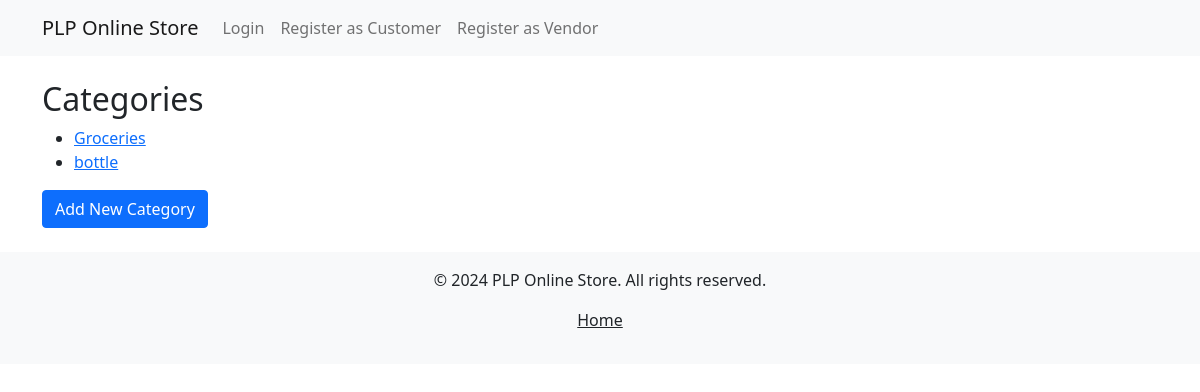
The app's page /category/, older data.
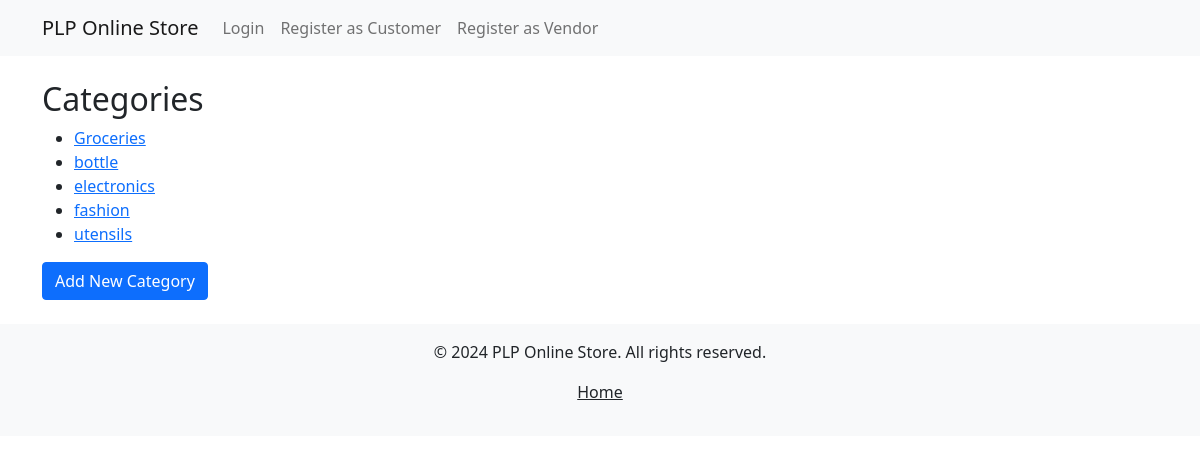
The same page, newer data.
### category/models.py (models this page shows, shortened)
class Category(models.Model):
    name = models.CharField(max_length=200, unique=True)
    slug = models.SlugField(max_length=200, unique=True)
    keyword = models.CharField(max_length=255)  # Adjusted to CharField
    image = models.ImageField(null=True, blank=True)
    created = models.DateTimeField(auto_now_add=True)
    updated = models.DateTimeField(auto_now=True)
    status = models.BooleanField(default=True)
    class Meta:
        ordering = ('name',)
        verbose_name = 'category'
        verbose_name_plural = 'categories'

### category/views.py (the view)
# urls.py: path('', views.category_list, name='category_list'),
def category_list(request):
    categories = Category.objects.all()
    return render(request, 'category/category_list.html', {'categories': categories})

### templates/category/category_list.html (shortened to what this page needs)
{% extends 'base.html' %}
{% block content %}
<h2>Categories</h2>
<ul>
    {% for category in categories %}
        <li>
            <a href="{% url 'category:category_detail' category.slug %}">{{ category.name }}</a>
        </li>
    {% empty %}
        <li>No categories available.</li>
    {% endfor %}
</ul>
<a href="{% url 'category:add_category' %}" class="btn btn-primary">Add New Category</a>
{% endblock %}

Row changes from the older to the newer data that the page shows:
added Category: name "electronics"
added Category: name "fashion"
added Category: name "utensils"
